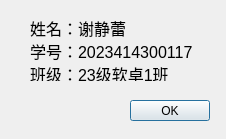
<?xml version="1.0" encoding="UTF-8"?>
<ui version="4.0">
 <class>AboutDialog</class>
 <widget class="QDialog" name="AboutDialog">
  <property name="geometry">
   <rect>
    <x>0</x>
    <y>0</y>
    <width>226</width>
    <height>139</height>
   </rect>
  </property>
  <property name="windowTitle">
   <string>About message</string>
  </property>
  <widget class="QLabel" name="label_2">
   <property name="geometry">
    <rect>
     <x>30</x>
     <y>20</y>
     <width>181</width>
     <height>61</height>
    </rect>
   </property>
   <property name="font">
    <font>
     <pointsize>12</pointsize>
    </font>
   </property>
   <property name="text">
    <string>姓名：谢静蕾
学号：2023414300117
班级：23级软卓1班</string>
   </property>
  </widget>
  <widget class="QPushButton" name="pushButton">
   <property name="geometry">
    <rect>
     <x>130</x>
     <y>100</y>
     <width>80</width>
     <height>21</height>
    </rect>
   </property>
   <property name="text">
    <string>OK</string>
   </property>
  </widget>
 </widget>
 <resources/>
 <connections/>
</ui>
